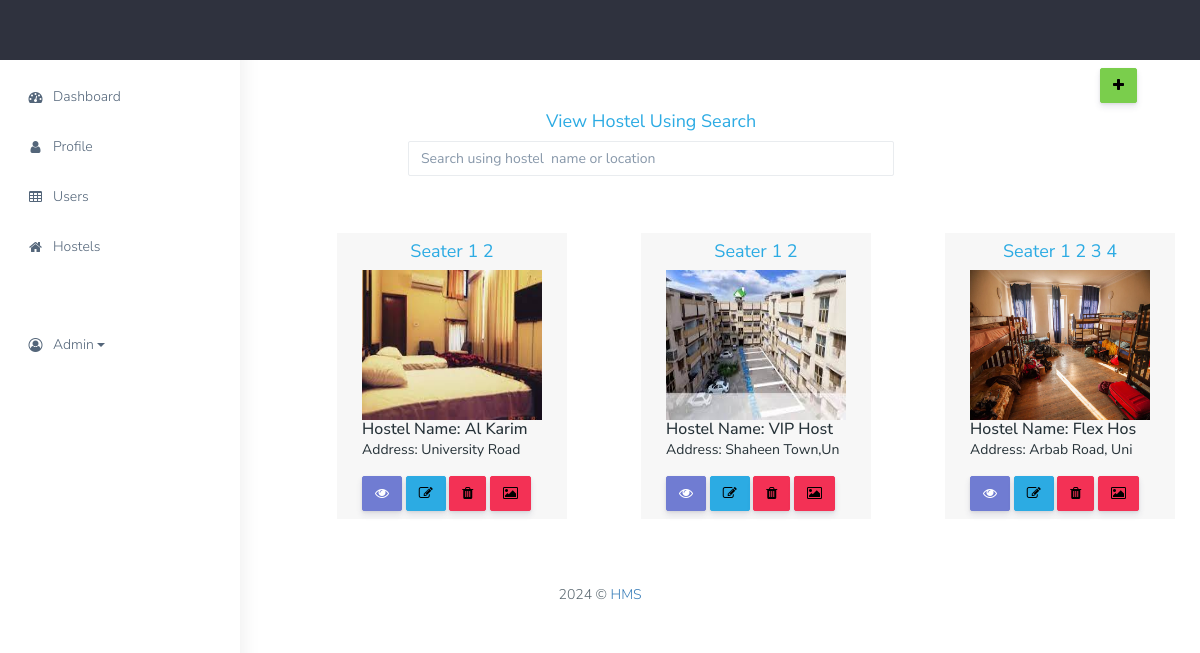
The page /dashboard/admin/hostel/index.php (signed in) on the database its author committed.
### tables this page shows
CREATE TABLE `hostel` (
  `id` int(11) NOT NULL,
  `name` varchar(255) NOT NULL,
  `incharge` varchar(255) NOT NULL,
  `incharge_contact` varchar(255) NOT NULL,
  `uploaded_by` varchar(255) NOT NULL,
  `address` text NOT NULL
);

### dashboard/admin/hostel/index.php (the view, shortened to what this page needs)
<?php
include '../include/header.php';
include '../include/main-content.php';
include '../include/database.php';
if($_SESSION['role'] === 'admin' ){
?>
<a href="/HMS/dashboard/admin/hostel/hostel-add.php" class="btn btn-success mt-2 offset-11"><i class="fa fa-plus"></i></a>
<?php }?>
<div class="row mt-2">
    <div class="col-md-4"></div>
    <div class="col-md-5">
    <h4 class="text-info text-center">View Hostel Using Search</h4>
    <form action="../search/hostel-search.php" method="GET">
    <div class="form-group">
        <input type="search" class="form-control" name="search"  aria-describedby="searchHelp" placeholder="Search using hostel  name or location">
    </div>
    </form>
    </div>
    <div class="col-md-3"></div>
</div>
<div class="">
    <div class="row offset-3">
    <?php
        $query = "SELECT hostel.id, hostel.name,hostel.uploaded_by,hostel.incharge,hostel.address,hostel_info.price,
        hostel_info.food,hostel_info.seater,hostel_pic.images FROM hostel  JOIN hostel_info
        ON hostel.id = hostel_info.hostel_id
        JOIN hostel_pic ON hostel_info.hostel_id = hostel_pic.hostel_id GROUP BY hostel_pic.hostel_id";
        $result = mysqli_query($conn,$query);
        while ($row = mysqli_fetch_assoc($result))
            {
                $lists = explode(',',$row['seater']);
                $rooms = array_filter($lists);
            ?>
            <div class="col-sm-4">
                <div class="card mt-3 ">
                    <div class="card-body">
                        <div class="card-header">
                            <h4 class="text-info text-center">Seater <?php
                                foreach($rooms as $room){
                                    echo $room." ";
                                  }
                            ?></h4>
                            <a href="/HMS/dashboard/admin/hostel/hostel-view.php?idhostel=<?php echo $row['id'];?>&SECT098=VFXG45$#<?php echo $row['price'];?>"><img class="card-img-top" src="../uploads/<?php  echo $row['images'];?>" width="196px" height="150px" alt="Card image cap"></a>
                            <h5 class="card-title">Hostel Name: <?php echo substr($row['name'],0,8); ?></h5>
                            <p class="card-text">Address: <?php echo substr($row['address'],0,15); ?></p>
                            <?php
                            if($_SESSION['role'] === 'admin' ){
                            ?>
                            <a href="/HMS/dashboard/admin/hostel/hostel-view.php?idhostel=<?php echo $row['id'];?>&SECT098=VFXG45$#<?php echo $row['price'];?>" class="btn btn-primary"><i class="fa fa-eye"></i></a>
                            <a href="/HMS/dashboard/admin/hostel/hostel-edit.php?idhosteledit=<?php echo $row['id'];?>&SECT098=VFXG45$#<?php echo $row['price'];?>" class="btn btn-info"><i class="fa fa-edit"></i></a>
                            <a href="/HMS/dashboard/admin/hostel/hostel-delete.php?idhosteldelete=<?php echo $row['id'];?>&SECT098=VFXG45$#<?php echo $row['price'];?>" class="btn btn-danger"><i class="fa fa-trash"></i></a>
                            <a href="/HMS/dashboard/admin/hostel/hostel-edit-images.php?idhosteledit=<?php echo $row['id'];?>&SECT098=VFXG45$#<?php echo $row['price'];?>" class="btn btn-danger"><i class="fa fa-image"></i></a>
                            <?php
                            }?>
                        </div>
                    </div>
                </div>
            </div>
        <?php }?>
    </div>
 </div>
<?php include '../include/footer.php';?>

### rows shown on the page
hostel: room "1", room "2", shows a picture, name "Al Karim", address "University Road"
hostel: room "1", room "2", shows a picture, name "VIP Host", address "Shaheen Town,Un"
hostel: room "1", room "2", room "3", room "4", shows a picture, name "Flex Hos", address "Arbab Road, Uni"

### other values the page prints
$_SESSION['name'] "Admin"
